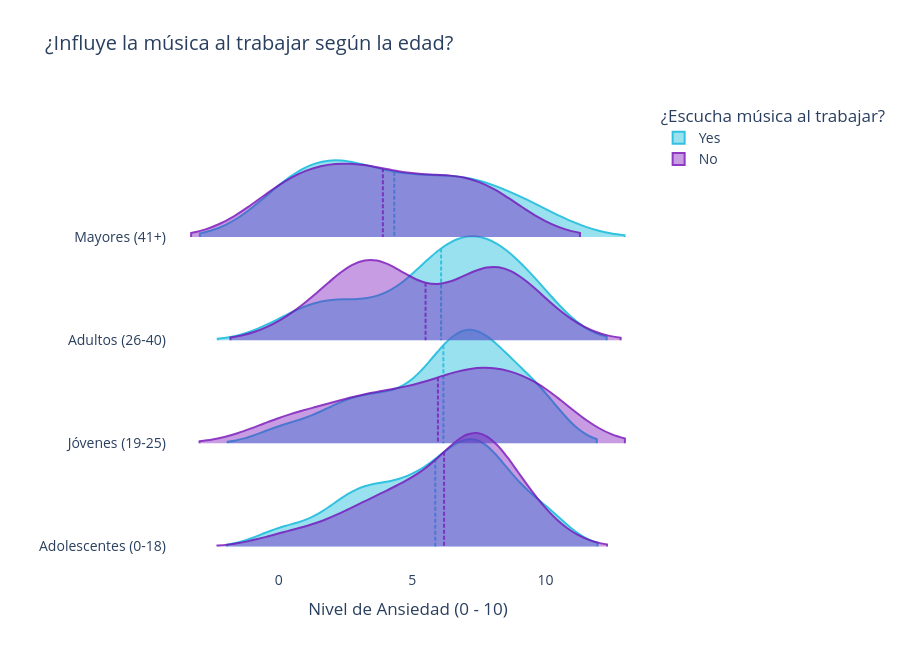

Source (notebook cell):
### Markdown cell above
## Gráfico

### Code cell
# Gráfico
fig = px.violin(
    df_clean,
    x='Anxiety',
    y='Etapa de Vida',
    color='While working', 
    orientation='h',
    points=False,
    title='¿Influye la música al trabajar según la edad?',
    category_orders={
        'Etapa de Vida': ['Mayores (41+)', 'Adultos (26-40)', 'Jóvenes (19-25)', 'Adolescentes (0-18)']
    },
    color_discrete_map={
        'Yes': '#00B4D8',
        'No': '#7209B7'
    }
)

# Elevación
fig.update_traces(
    side='positive',   
    width=2.2,         
    meanline_visible=True,
    opacity=0.8        
)

# Estilo
fig.update_layout(
    xaxis_title='Nivel de Ansiedad (0 - 10)',
    yaxis_title='',
    legend_title='¿Escucha música al trabajar?',
    plot_bgcolor='white',
    height=650,
    font=dict(size=14)
)

fig.show()

### Figure 1 — Plotly figure (JSON) as saved in the notebook; plotly's stock layout.template omitted (floating-point values rounded to 4 significant figures; data arrays with more than 128 entries replaced by an {"elided": "..."} marker saying what was removed)
{"data": [{"alignmentgroup": "True", "box": {"visible": false}, "hovertemplate": "While working=Yes<br>Anxiety=%{x}<br>Etapa de Vida=%{y}<extra></extra>", "legendgroup": "Yes", "marker": {"color": "#00B4D8"}, "meanline": {"visible": true}, "name": "Yes", "offsetgroup": "Yes", "opacity": 0.8, "orientation": "h", "points": false, "scalegroup": "True", "showlegend": true, "side": "positive", "type": "violin", "width": 2.2, "x": {"elided": "578 float values"}, "x0": " ", "xaxis": "x", "y": {"elided": "578 str values"}, "y0": " ", "yaxis": "y"}, {"alignmentgroup": "True", "box": {"visible": false}, "hovertemplate": "While working=No<br>Anxiety=%{x}<br>Etapa de Vida=%{y}<extra></extra>", "legendgroup": "No", "marker": {"color": "#7209B7"}, "meanline": {"visible": true}, "name": "No", "offsetgroup": "No", "opacity": 0.8, "orientation": "h", "points": false, "scalegroup": "True", "showlegend": true, "side": "positive", "type": "violin", "width": 2.2, "x": {"elided": "154 float values"}, "x0": " ", "xaxis": "x", "y": {"elided": "154 str values"}, "y0": " ", "yaxis": "y"}], "layout": {"font": {"size": 14}, "height": 650, "legend": {"title": {"text": "¿Escucha música al trabajar?"}, "tracegroupgap": 0}, "plot_bgcolor": "white", "title": {"text": "¿Influye la música al trabajar según la edad?"}, "violinmode": "group", "xaxis": {"anchor": "y", "domain": [0, 1], "title": {"text": "Nivel de Ansiedad (0 - 10)"}}, "yaxis": {"anchor": "x", "categoryarray": ["Adolescentes (0-18)", "Jóvenes (19-25)", "Adultos (26-40)", "Mayores (41+)"], "categoryorder": "array", "domain": [0, 1], "title": {"text": ""}}}}
